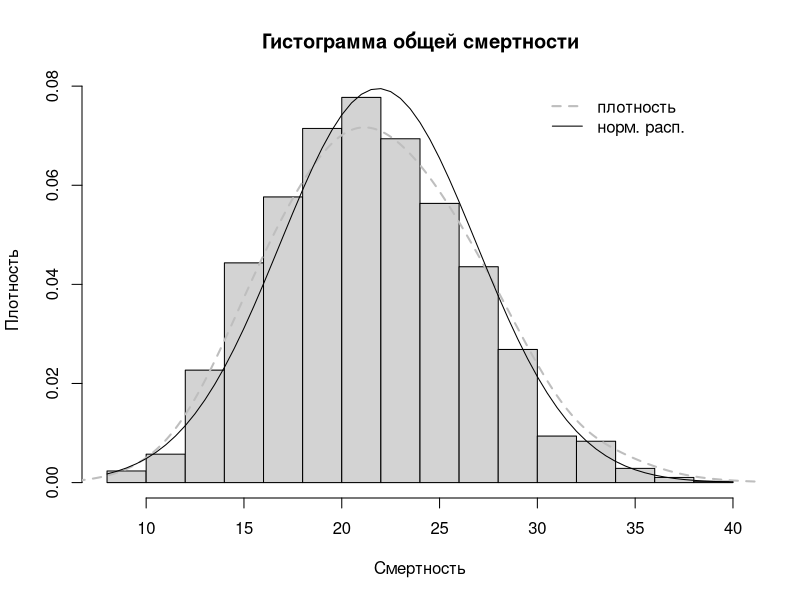
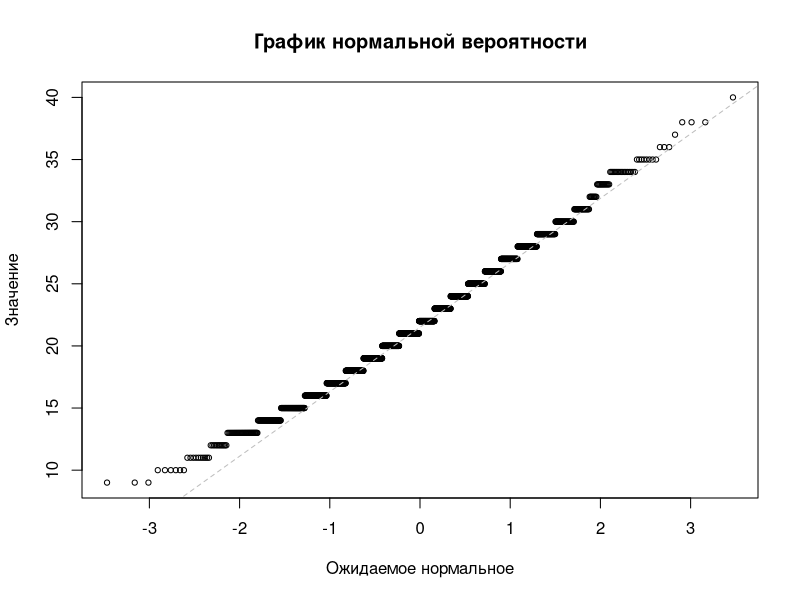
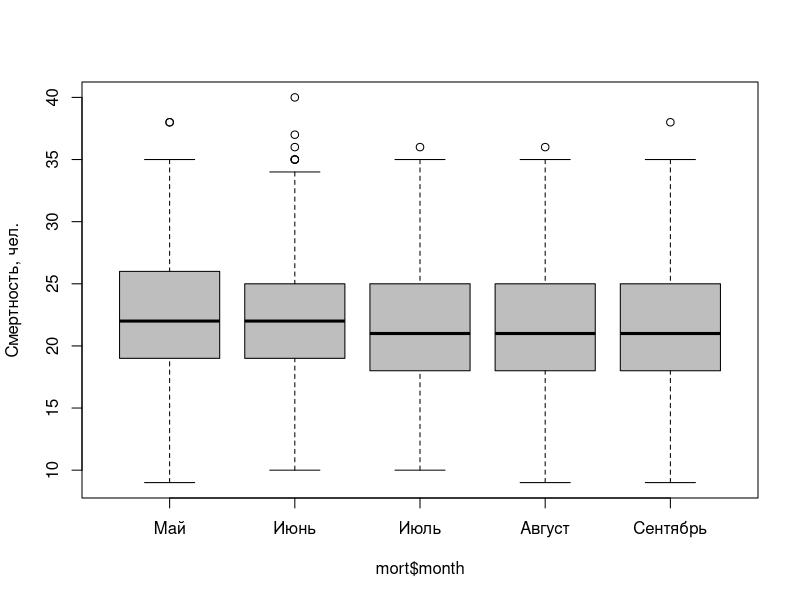
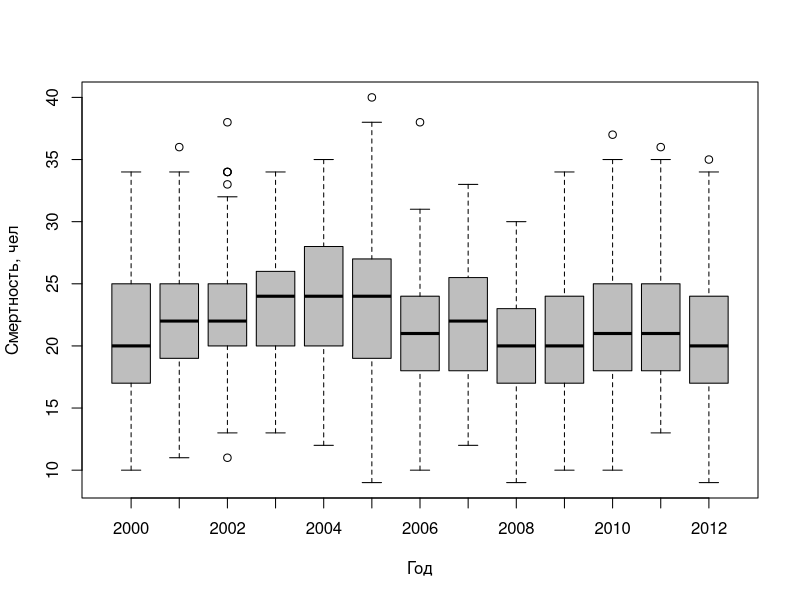

These figures' R source, in order: (Note: this script raises an error after producing the figures.)
## ---- chunk 1
default.par = par()
setwd("C:/Users/Alexey Grigorev/YandexDisk/Mama/mort-temp/")
# setwd("~/docs/mam/r-regression-analysis")

library(zoo)

# reading, cleaning 
mort = read.table("SSC_Mo_MJJAS.txt", sep='\t', header=T, dec=',')

names(mort)[9] = "DIS"
names(mort)[10] = "TOS"
names(mort)[4] = 'mort.total'
names(mort)[5] = 'mort.over65'
names(mort)[6] = 'mort.women'
names(mort)[7] = 'mort.men'

mort = mort[complete.cases(mort),]

mort$date = as.Date(mort$Date.1, format="%d.%m.%Y")
mort = subset(mort, select = -c(City, Date, Date.1))

wd = weekdays(mort$date, abbreviate=T)
wd = factor(wd, levels=c("Пн", "Вт", "Ср", "Чт", "Пт", "Сб", "Вс"))
levels(wd) = 1:7

mort$date.dof = wd
mort$date.is.workday = wd %in% 1:5

mort$year = as.factor( format(mort$date, "%Y") )
mort$month = as.factor( format(mort$date, "%m") )


holidays = read.table("publicholidays-russia.txt")
names(holidays) = 'date'
holidays$date = as.Date(holidays$date, format="%d-%m-%Y")


mort$is.holiday = mort$date %in% holidays$date


temp = read.table("Khb_Temp_Daily.txt", sep=';', header=F, dec=',')
temp = temp[complete.cases(temp), ]

temp$date = as.Date(ISOdate(temp$V2, temp$V3, temp$V4))
mort.date = range(mort$date)
temp = temp[temp$date >= mort.date[1] & temp$date <= mort.date[2], ]
temp = subset(temp, select=c(date, V6, V8, V10))

names(temp)[2] = 't.min'
names(temp)[3] = 't.mean'
names(temp)[4] = 't.max'
temp$t.amp = temp$t.max - temp$t.min

# mort0 = merge(mort, temp, by='date', all.x=T)
# View(mort0[!complete.cases(mort0), ])
# need to get data for last septermber!

mort = merge(mort, temp, by='date')
## ---- chunk 2
h = hist(mort$mort.total, probability=T, breaks=21,
         main="Гистограмма общей смертности",
         xlab='Смертность', ylab='Плотность')
dens = density(mort$mort.total, adjust=2)
lines(dens, col="grey", lwd=2, lty=2)

mort.sd = sd(mort$mort.total)
mort.mean = mean(mort$mort.total)


x = seq(from=min(h$breaks), to=max(h$breaks), by=0.5)
y = dnorm(x=x, mean=mort.mean, sd=mort.sd)
lines(x=x, y=y, lwd=1)


legend(30, 0.08, c('плотность', 'норм. расп.'), 
       col=c('grey', 'black'),
       lwd=c(2, 1), lty=c(2, 1), bty='n')
## ---- chunk 3
qqnorm(mort$mort.total, cex=0.7,
       main='График нормальной вероятности',
       ylab='Значение', xlab='Ожидаемое нормальное')
qqline(mort$mort.total, lwd=1, lty=2, col='gray')
## ---- chunk 4
boxplot(mort$mort.total ~ mort$month, col='grey',
        names=c('Май', 'Июнь', 'Июль', 'Август', 'Сентябрь'), 
        ylab='Смертность, чел.')
## ---- chunk 5
by(mort$mort.total, mort$month, summary)

aov.m.mon = aov(mort$mort.total ~ mort$month)
summary(aov.m.mon)
## ---- chunk 6
TukeyHSD(aov.m.mon, conf.level=0.95)
## ---- chunk 7
boxplot(mort$mort.total ~ mort$year, col='grey',
        xlab='Год', ylab='Смертность, чел')
## ---- chunk 8
by(mort$mort.total, mort$year, summary)

aov.m.yer = aov(mort$mort.total ~ mort$year)
summary(aov.m.yer)

t = TukeyHSD(aov.m.yer, conf.level=0.95)[['mort$year']]
t = row.names(t[t[, 4] < 0.05, ])

d = data.frame(year1=c(substring(t, 1, 4), substring(t, 6, 9)),
               year2=c(substring(t, 6, 9), substring(t, 1, 4)))

aggregate(d$year2 ~ d$year1, FUN=paste)
## ---- chunk 9
boxplot(mort$mort.total ~ mort$date.dof, col='grey', 
        ylab='Смертность, чел', 
        names=c('Пн', 'Вт', 'Ср', 'Чт', 'Пт', 'Сб', 'Вс'))
## ---- chunk 10
by(mort$mort.total, mort$date.dof, summary)
summary(aov(mort$mort.total ~ mort$date.dof))
## ---- chunk 11
boxplot(mort$mort.total ~ mort$is.holiday, col='grey')
by(mort$mort.total, mort$is.holiday, summary)

with(mort, 
     t.test(mort.total[is.holiday], 
            mort.total[!is.holiday], 
            alternative='greater'))
## ---- chunk 12
boxplot(mort$mort.total ~ mort$date.is.workday, col='orange')
by(mort$mort.total, mort$date.is.workday, summary)

with(mort, 
     t.test(mort.total[!date.is.workday], 
            mort.total[date.is.workday], 
            alternative='greater'))
## ---- chunk 13
off = (!mort$date.is.workday) | mort$is.holiday
boxplot(mort$mort.total ~ off, col='grey')
## ---- chunk 14
by(mort$mort.total, off, summary)
t.test(mort$mort.total[off], mort$mort.total[!off],
       alternative='greater')
## ---- chunk 15
off.lag.1 = c(FALSE, lag(zoo(off), k=-1))
boxplot(mort$mort.total ~ off.lag.1, col='grey')
t.test(mort$mort.total[off.lag.1], mort$mort.total[!off.lag.1],
       alternative='greater')

off.lag.2 = c(F, F, lag(zoo(off), k=-2))
boxplot(mort$mort.total ~ off.lag.2, col='grey')
t.test(mort$mort.total[off.lag.2], mort$mort.total[!off.lag.2],
       alternative='greater')
## ---- chunk 16
par(mfrow=c(1, 4))
par(mar=c(7, 2, 3, 2))

boxplot(mort$mort.total ~ mort$is.holiday, col='grey', 
        main='(а)', names=c('Выходной', 'Рабочий'), las=2)
boxplot(mort$mort.total ~ mort$date.is.workday, col='grey',
        main='(б)', names=c('Праздник', 'Не праздник'), las=2)
boxplot(mort$mort.total ~ off, col='grey',
        main='(в)', names=c('Праздник\nили выходной', 'Не праздник'), las=2)
boxplot(mort$mort.total ~ off.lag.1, col='grey',
        main='(г)', names=c('Вчера был\nвыходной', 'Не было\nвыходного'), las=2)

par(mar=c(5, 4, 4, 2) + 0.1)
par(mfrow=c(1, 1))
## ---- chunk 17
th = mort.mean + qnorm(p=0.95) * mort.sd
m.out = mort$mort.total >= th
sum(m.out)
mort$date[m.out]
## ---- chunk 18
mort$date[mort$is.holiday & m.out]
## ---- chunk 19
mort$date[off & m.out]
sum(off & m.out)
## ---- chunk 20
mort$date[off.lag.1 & m.out]
sum(off.lag.1 & m.out)
## ---- chunk 21
diff(which(m.out)) 
sum(diff(which(m.out)) == 1)
## ---- chunk 22
library(MASS)
## ---- chunk 23
fit = lm(mort.total ~ + t.mean + t.amp + SSC + DIS + TOS + 
           + date.is.workday + is.holiday, data=mort)
summary(fit)
## ---- chunk 24
plot(fit$residuals, cex=0.5, bty='n', xaxt='n', xlab='', ylab='Остаток')
## ---- chunk 25
step = stepAIC(fit, direction="backward", trace=FALSE)
summary(step)
## ---- chunk 26
plot(step$residuals, cex=0.5, bty='n', xaxt='n', xlab='', ylab='Остаток')
## ---- chunk 27
daily.mort.mean = aggregate(mort.total ~ TOS, data=mort, FUN=mean)
daily.t.mean =    aggregate(t.mean ~ TOS, data=mort, FUN=mean)
daily.t.amp  =    aggregate(t.amp ~ TOS, data=mort, FUN=mean)
daily.t.at  =     aggregate(T.AT ~ TOS, data=mort, FUN=mean)

df = merge(daily.mort.mean, daily.t.mean, by='TOS')
df = merge(df, daily.t.amp, by='TOS')
df = merge(df, daily.t.at, by='TOS')

plot(df$mort.total ~ df$TOS)
## ---- chunk 28
fit = lm(mort.total ~ ., data=df)
summary(fit)
## ---- chunk 29
plot(fit$residuals, cex=0.5, bty='n', xaxt='n', xlab='', ylab='Остаток')
## ---- chunk 30
step = stepAIC(fit, direction="backward", trace=F)
step$anova
summary(step)
## ---- chunk 31
plot(step$residuals, cex=0.5, bty='n', xaxt='n', xlab='', ylab='Остаток')
## ---- chunk 32
rolled.by.mean = function(w) {
  rol.t.m = rollapply(zoo(df$t.mean), 
                      width=w, by=1, FUN=mean, align="center")
  rol.mor = rollapply(zoo(df$mort.total), 
                      width=w, by=1, FUN=mean, align="center")
  rol.t.a = rollapply(zoo(df$t.amp), 
                      width=w, by=1, FUN=mean, align="center")
  rol.t.at = rollapply(zoo(df$T.AT), 
                       width=w, by=1, FUN=mean, align="center")
  
  idx = index(rol.t.m)
  df.r = data.frame(tos=df$TOS[idx],
                    rol.mort=rol.mor, rol.t.mean=rol.t.m,
                    rol.t.amp=rol.t.a, rol.t.at=rol.t.at)
  df.r
}
## ---- chunk 33
plot.prediction = function(fit, df.r) {
  plot(df.r$rol.mort, bty='n', xaxt='n', xlab='', 
      ylab='Смертность, чел.')
  
  lm1.p = predict(fit, newdata=df.r, interval='confidence', level=0.99)
  
  n = length(lm1.p[,1])
  polygon(x=c(1:n, n:1),
          y=c(lm1.p[,2], rev(lm1.p[,3])),
          col=adjustcolor('grey', 1/4), border=NA)

  lines(lm1.p[,2], col='grey', lwd=1)
  lines(lm1.p[,3], col='grey', lwd=1)

  lines(lm1.p[,1], lwd=2)
}
## ---- chunk 34
coefficients = function(fit) {
  sum1 = summary(fit)
  coef = sum1$coefficients[, 1]
  paste(round(coef, 3), names(coef), collapse=' + ')
}
## ---- chunk 35
rolling.mean.reg = function(w) {
  df.r = rolled.by.mean(w)  
  
  fit = lm(rol.mort ~ ., data=df.r)
  sum1 = summary(fit)
  
  plot(fit$residuals, cex=0.5, bty='n', xaxt='n', xlab='', ylab='Остаток')
  plot.prediction(fit, df.r)

  print('stepwards')
  step = stepAIC(fit, direction="backward", trace=FALSE)

  sum2 = summary(step)

  plot(step$residuals, cex=0.5, bty='n', xaxt='n', xlab='', ylab='Остаток')
  plot.prediction(step, df.r)
  
  list(coef.all=coefficients(fit),
       r2.all=c(R2=sum1$r.squared, adjR2=sum1$adj.r.squared),
       coef.step=coefficients(step),
       r2.step=c(R2=sum2$r.squared, adjR2=sum2$adj.r.squared))
}
## ---- chunk 36
rolling.mean.reg(3)
## ---- chunk 37
rolling.mean.reg(9)
## ---- chunk 38
rolling.mean.reg(15)
## ---- chunk 39
rolling.mean.reg(30)
## ---- chunk 40
library(splines)
## ---- chunk 41
h = hist(mort$t.mean, breaks=18)
b = h$breaks

centers = b[-length(b)] + 1

binned = cut(mort$t.mean, breaks=b)
levels(binned) = centers
binned = as.numeric(as.character(binned))
mort$binned.t = binned

avg.2 = aggregate(mort$mort.total ~ mort$binned.t, FUN=mean)
names(avg.2) = c('binned.t', 'M')
## ---- chunk 42
add.fit = function(fit, x) {
  pred = predict(fit, data.frame(binned.t=x), 
                 interval='confidence', level=0.95)
  
  polygon(x=c(x, rev(x)),
          y=c(pred[,2], rev(pred[,3])),
          col=adjustcolor('grey', 1/8), border=NA)
  
  lines(x, pred[,2], col='grey', lwd=1)
  lines(x, pred[,3], col='grey', lwd=1)
  
  lines(x, pred[,1], lwd=2)
  
}
## ---- chunk 43
plot(avg.2$M ~ avg.2$binned.t, cex=0.7, bty='n',
     xlab='Температура, °C', ylab='Смертность, чел.',
     xaxt='n')

axis(side=1, at=seq(3, 31, 2))

lines(avg.2$M ~ avg.2$binned.t)
## ---- chunk 44
plot(avg.2$M ~ avg.2$binned.t, cex=0.7, bty='n',
     xlab='Температура, °C', ylab='Смертность, чел.',
     xaxt='n')

axis(side=1, at=seq(3, 31, 2))

sm = lm(M ~ bs(binned.t, degree=3, knots=2), data=avg.2)
add.fit(sm, avg.2$binned.t)
## ---- chunk 45
barplot(table(mort$binned.t), xlab='Градусы',
        ylab='Частота')
## ---- chunk 46
table(mort$binned.t)
## ---- chunk 47
avg.2 = avg.2[-c(1, 15), ]
## ---- chunk 48
plot(avg.2$M ~ avg.2$binned.t, cex=0.7, bty='n',
     xlab='Температура, °C', ylab='Смертность, чел.',
     xaxt='n')

axis(side=1, at=seq(5, 29, 2))

lines(avg.2$M ~ avg.2$binned.t)
## ---- chunk 49
plot(avg.2$M ~ avg.2$binned.t, cex=0.7, bty='n',
     xlab='Температура, °C', ylab='Смертность, чел.',
     xaxt='n')

axis(side=1, at=seq(5, 31, 2))

sm = lm(M ~ bs(binned.t, degree=3, knots=2), data=avg.2)
add.fit(sm, avg.2$binned.t)
## ---- chunk 50
summary(sm)
## ---- chunk 51
t = 19
avg2before = avg.2[avg.2$binned.t <= t, ]
avg2after = avg.2[avg.2$binned.t >= t, ]
## ---- chunk 52
plot(M ~ binned.t, data=avg2before, cex=0.7, bty='n',
     ylim=c(20, 24),
     xlab='Температура, °C', ylab='Смертность, чел.',
     xaxt='n')

axis(side=1, at=seq(5, 19, 2))

fit = lm(M ~ binned.t, data=avg2before)
add.fit(fit, avg.2$binned.t)
## ---- chunk 53
summary(fit)
coefficients(fit)
## ---- chunk 54
plot(M ~ binned.t, data=avg2after, cex=0.7, bty='n',
     ylim=c(15, 31), 
     xlab='Температура, °C', ylab='Смертность, чел.',
     xaxt='n')

axis(side=1, at=seq(19, 29, 2))

fit = lm(M ~ binned.t, data=avg2after)
add.fit(fit, avg.2$binned.t)
## ---- chunk 55
summary(fit)
coefficients(fit)
## ---- chunk 56
plot(M ~ binned.t, data=avg.2, cex=0.7, bty='n',
     xlab='Температура, °C', ylab='Смертность, чел.',
     xaxt='n')

axis(side=1, at=seq(5, 29, 2))

fit1 = lm(M ~ binned.t, data=avg2after)
abline(fit1, lwd=2)
fit2 = lm(M ~ binned.t, data=avg2before)
abline(fit2, lwd=2)
## ---- chunk 57
cm = rbind(coef(fit1), coef(fit2))
point = c(-solve(cbind(cm[,2], -1)) %*% cm[,1])
point
## ---- chunk 58
d = 9/15
# fig=c(x1, x2, y1, y2)
par(fig=c(0, d, 0, 1))


#c(bottom, left, top, right)
par(mar=c(4, 4, 0, 1))
plot(M ~ binned.t, data=avg2before, cex=0.7, bty='n',
     ylim=c(20, 31), ylab='Смертность, чел.',
     xaxt='n', xlab='Температура, °C')

axis(side=1, at=seq(5, 19, 2))

fit = lm(M ~ binned.t, data=avg2before)
add.fit(fit, avg.2$binned.t)

par(fig=c(d, 1, 0, 1), new=TRUE)

#c(bottom, left, top, right)
par(mar=c(4, 1.5, 0, 1))
plot(M ~ binned.t, data=avg2after, cex=0.7, bty='n',
     ylim=c(20, 31), xaxt='n', yaxt='n', xlab='Температура, °C')

axis(side=1, at=seq(19, 29, 2))

fit = lm(M ~ binned.t, data=avg2after)
add.fit(fit, avg.2$binned.t)

par(mar=c(5, 4, 4, 2) + 0.1)


## ---- chunk 59
Cairo(width=30, height=16, units='cm', file='mtt.png', 
      bg='white',  pointsize=12, dpi=72)

d = 9/15
# fig=c(x1, x2, y1, y2)
par(fig=c(0, d, 0, 1))


#c(bottom, left, top, right)
par(mar=c(4, 4, 0, 1))
plot(M ~ binned.t, data=avg2before, cex=0.7, bty='n',
     ylim=c(20, 31), ylab='Смертность, чел.',
     xaxt='n', xlab='Температура, °C')

axis(side=1, at=seq(5, 19, 2))

fit = lm(M ~ binned.t, data=avg2before)
add.fit(fit, avg.2$binned.t)

par(fig=c(d, 1, 0, 1), new=TRUE)

#c(bottom, left, top, right)
par(mar=c(4, 1.5, 0, 1))
plot(M ~ binned.t, data=avg2after, cex=0.7, bty='n',
     ylim=c(20, 31), xaxt='n', yaxt='n', xlab='Температура, °C')

axis(side=1, at=seq(19, 29, 2))

fit = lm(M ~ binned.t, data=avg2after)
add.fit(fit, avg.2$binned.t)

par(mar=c(5, 4, 4, 2) + 0.1)

dev.off()
